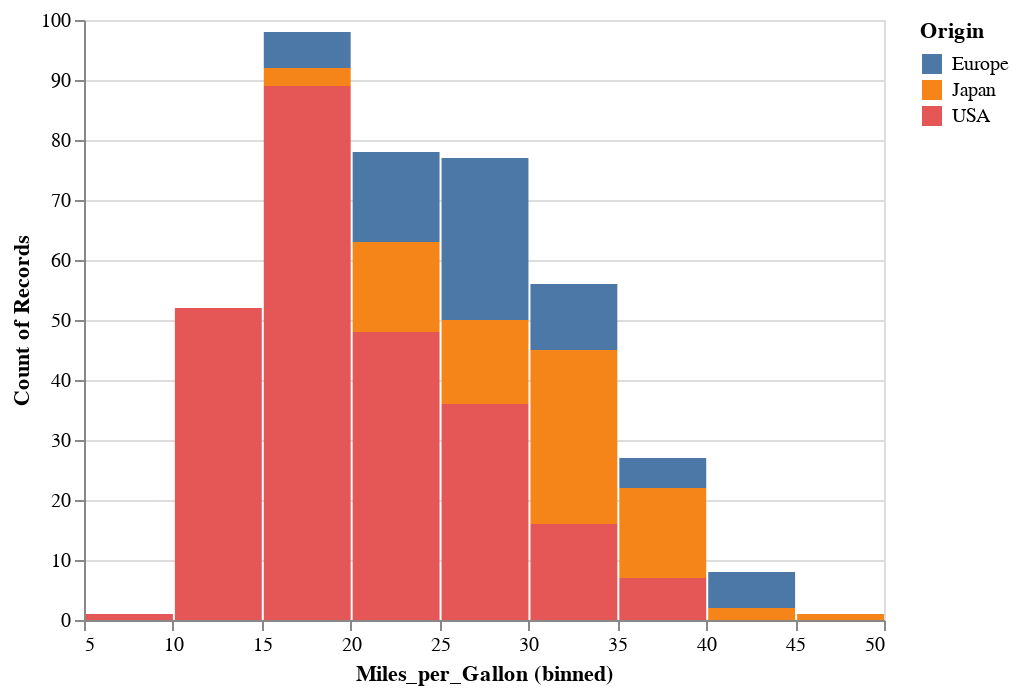

Notebook cell for this chart:
### Code cell
# load an example dataset
from vega_datasets import data
cars = data.cars()

# plot the dataset, referencing dataframe column names
import altair as alt
alt.Chart(cars).mark_bar().encode(
  x=alt.X('Miles_per_Gallon', bin=True),
  y='count()',
  color='Origin'
)

### Figure 1 — Vega-Lite specification as saved in the notebook (floating-point values rounded to 4 significant figures; data arrays with more than 128 entries replaced by an {"elided": "..."} marker saying what was removed)
{"config": {"view": {"continuousWidth": 400, "continuousHeight": 300}}, "data": {"name": "data-f02450ab61490a1363517a0190416235"}, "mark": "bar", "encoding": {"color": {"field": "Origin", "type": "nominal"}, "x": {"bin": true, "field": "Miles_per_Gallon", "type": "quantitative"}, "y": {"aggregate": "count", "type": "quantitative"}}, "$schema": "https://vega.github.io/schema/vega-lite/v4.17.0.json", "datasets": {"data-f02450ab61490a1363517a0190416235": {"elided": "406 records"}}}
